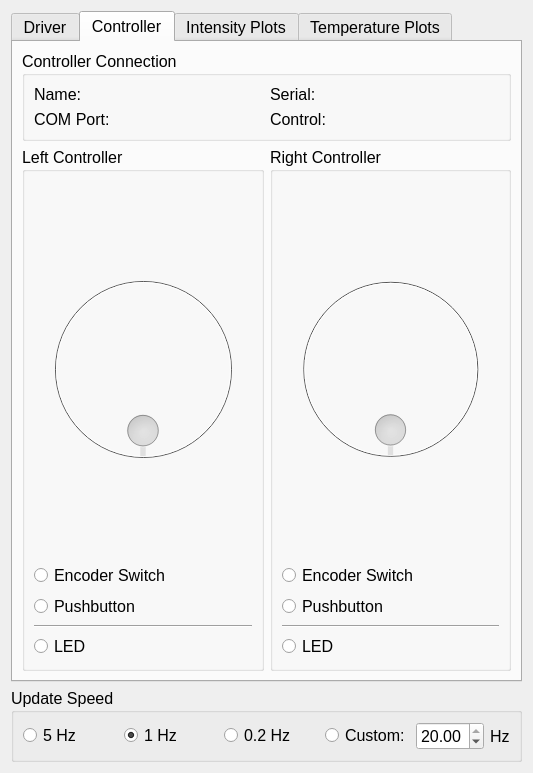
<?xml version="1.0" encoding="UTF-8"?>
<ui version="4.0">
 <class>Form</class>
 <widget class="QWidget" name="Form">
  <property name="geometry">
   <rect>
    <x>0</x>
    <y>0</y>
    <width>533</width>
    <height>714</height>
   </rect>
  </property>
  <property name="font">
   <font>
    <pointsize>12</pointsize>
   </font>
  </property>
  <property name="windowTitle">
   <string>Status</string>
  </property>
  <layout class="QGridLayout" name="gridLayout">
   <item row="0" column="0">
    <widget class="QTabWidget" name="main_tab">
     <property name="currentIndex">
      <number>1</number>
     </property>
     <widget class="QWidget" name="driver_tab">
      <attribute name="title">
       <string>Driver</string>
      </attribute>
      <layout class="QGridLayout" name="gridLayout_6">
       <item row="3" column="0" colspan="2">
        <spacer name="text_spacer">
         <property name="orientation">
          <enum>Qt::Vertical</enum>
         </property>
         <property name="sizeHint" stdset="0">
          <size>
           <width>20</width>
           <height>40</height>
          </size>
         </property>
        </spacer>
       </item>
       <item row="0" column="0" rowspan="2" colspan="2">
        <widget class="QGroupBox" name="text_driver_connection_box">
         <property name="font">
          <font>
           <pointsize>12</pointsize>
           <weight>50</weight>
           <italic>false</italic>
           <bold>false</bold>
           <underline>false</underline>
           <strikeout>false</strikeout>
          </font>
         </property>
         <property name="title">
          <string>Driver Connection</string>
         </property>
         <layout class="QGridLayout" name="gridLayout_9">
          <item row="0" column="1">
           <widget class="QLabel" name="text_serial_label">
            <property name="font">
             <font>
              <pointsize>12</pointsize>
              <weight>50</weight>
              <italic>false</italic>
              <bold>false</bold>
              <underline>false</underline>
              <strikeout>false</strikeout>
             </font>
            </property>
            <property name="toolTip">
             <string>Serial number of the selected LED driver</string>
            </property>
            <property name="text">
             <string>Serial: </string>
            </property>
           </widget>
          </item>
          <item row="0" column="0">
           <widget class="QLabel" name="text_name_label">
            <property name="font">
             <font>
              <pointsize>12</pointsize>
              <weight>50</weight>
              <italic>false</italic>
              <bold>false</bold>
              <underline>false</underline>
              <strikeout>false</strikeout>
             </font>
            </property>
            <property name="toolTip">
             <string>Name of the selected LED driver</string>
            </property>
            <property name="text">
             <string>Name: </string>
            </property>
           </widget>
          </item>
          <item row="1" column="0">
           <widget class="QLabel" name="text_com_port_label">
            <property name="font">
             <font>
              <pointsize>12</pointsize>
              <weight>50</weight>
              <italic>false</italic>
              <bold>false</bold>
              <underline>false</underline>
              <strikeout>false</strikeout>
             </font>
            </property>
            <property name="toolTip">
             <string>COM port the selected LED driver is using.</string>
            </property>
            <property name="text">
             <string>COM Port: </string>
            </property>
           </widget>
          </item>
          <item row="1" column="1">
           <widget class="QLabel" name="text_control_label">
            <property name="toolTip">
             <string>Whether the driver is being controlled mechnically or via software.</string>
            </property>
            <property name="text">
             <string>Control:</string>
            </property>
           </widget>
          </item>
         </layout>
        </widget>
       </item>
       <item row="2" column="0" colspan="2">
        <widget class="QFrame" name="frame">
         <property name="frameShape">
          <enum>QFrame::StyledPanel</enum>
         </property>
         <property name="frameShadow">
          <enum>QFrame::Raised</enum>
         </property>
         <layout class="QGridLayout" name="gridLayout_12" rowstretch="0,0,0,0,0">
          <property name="leftMargin">
           <number>0</number>
          </property>
          <property name="topMargin">
           <number>0</number>
          </property>
          <property name="rightMargin">
           <number>0</number>
          </property>
          <property name="bottomMargin">
           <number>0</number>
          </property>
          <item row="4" column="0">
           <widget class="QGroupBox" name="text_sync_box">
            <property name="font">
             <font>
              <pointsize>12</pointsize>
              <weight>50</weight>
              <bold>false</bold>
              <underline>false</underline>
             </font>
            </property>
            <property name="title">
             <string>Sync</string>
            </property>
            <layout class="QGridLayout" name="gridLayout_11">
             <item row="0" column="0">
              <widget class="QLabel" name="text_mode_label">
               <property name="font">
                <font>
                 <pointsize>12</pointsize>
                 <weight>50</weight>
                 <bold>false</bold>
                 <underline>false</underline>
                </font>
               </property>
               <property name="toolTip">
                <string>The type of sync currently selected.</string>
               </property>
               <property name="text">
                <string>Mode: </string>
               </property>
              </widget>
             </item>
             <item row="0" column="1">
              <widget class="QLabel" name="text_state_label">
               <property name="toolTip">
                <string>The state of the sync (Digital: HIGH or LOW, Confocal: Scanning or Standby, etc.)</string>
               </property>
               <property name="text">
                <string>State:</string>
               </property>
              </widget>
             </item>
            </layout>
           </widget>
          </item>
          <item row="3" column="0">
           <widget class="QGroupBox" name="text_temperature_box">
            <property name="font">
             <font>
              <pointsize>12</pointsize>
              <weight>50</weight>
              <bold>false</bold>
              <underline>false</underline>
             </font>
            </property>
            <property name="title">
             <string>Temperature</string>
            </property>
            <layout class="QGridLayout" name="gridLayout_8">
             <item row="0" column="0">
              <widget class="QLabel" name="text_temperature_board1_label">
               <property name="font">
                <font>
                 <pointsize>12</pointsize>
                 <weight>50</weight>
                 <bold>false</bold>
                 <underline>false</underline>
                </font>
               </property>
               <property name="toolTip">
                <string>Temperature of transistor used to regulate the LED current.</string>
               </property>
               <property name="text">
                <string>Board #1:</string>
               </property>
              </widget>
             </item>
             <item row="0" column="1">
              <widget class="QLabel" name="text_fan_board1_label">
               <property name="font">
                <font>
                 <pointsize>12</pointsize>
                 <weight>50</weight>
                 <bold>false</bold>
                 <underline>false</underline>
                </font>
               </property>
               <property name="toolTip">
                <string>Speed of the internal fan (0% = off, 100% = full speed)</string>
               </property>
               <property name="text">
                <string>Fan #1:</string>
               </property>
              </widget>
             </item>
             <item row="1" column="0">
              <widget class="QLabel" name="text_temperature_board2_label">
               <property name="font">
                <font>
                 <pointsize>12</pointsize>
                 <weight>50</weight>
                 <bold>false</bold>
                 <underline>false</underline>
                </font>
               </property>
               <property name="toolTip">
                <string>Temperature of the current sense resistors.</string>
               </property>
               <property name="text">
                <string>Board #2:</string>
               </property>
              </widget>
             </item>
             <item row="2" column="0">
              <widget class="QLabel" name="text_temperature_board3_label">
               <property name="font">
                <font>
                 <pointsize>12</pointsize>
                 <weight>50</weight>
                 <bold>false</bold>
                 <underline>false</underline>
                </font>
               </property>
               <property name="toolTip">
                <string>Temperature of the externally connected thermistor.</string>
               </property>
               <property name="text">
                <string>Board #3:</string>
               </property>
              </widget>
             </item>
             <item row="1" column="1">
              <widget class="QLabel" name="text_fan_board2_label">
               <property name="toolTip">
                <string>Speed of the external fan (0% = off, 100% = full speed)</string>
               </property>
               <property name="text">
                <string>Fan #2:</string>
               </property>
              </widget>
             </item>
             <item row="2" column="1">
              <widget class="QLabel" name="text_fan_board3_label">
               <property name="text">
                <string>Fan #3:</string>
               </property>
              </widget>
             </item>
            </layout>
           </widget>
          </item>
          <item row="2" column="0">
           <widget class="QGroupBox" name="text_led_box">
            <property name="font">
             <font>
              <pointsize>12</pointsize>
              <weight>50</weight>
              <bold>false</bold>
              <underline>false</underline>
             </font>
            </property>
            <property name="title">
             <string>LED</string>
            </property>
            <layout class="QGridLayout" name="gridLayout_18">
             <item row="0" column="0">
              <widget class="QGroupBox" name="text_led_board1_box">
               <property name="title">
                <string>Board #1</string>
               </property>
               <layout class="QGridLayout" name="gridLayout_7">
                <item row="0" column="0">
                 <widget class="QLabel" name="text_channel_name_board1_label">
                  <property name="font">
                   <font>
                    <pointsize>12</pointsize>
                    <weight>50</weight>
                    <bold>false</bold>
                    <underline>false</underline>
                   </font>
                  </property>
                  <property name="toolTip">
                   <string>The name of active LED channel</string>
                  </property>
                  <property name="text">
                   <string>Channel Name:</string>
                  </property>
                 </widget>
                </item>
                <item row="0" column="1">
                 <widget class="QLabel" name="text_channel_board1_label">
                  <property name="font">
                   <font>
                    <pointsize>12</pointsize>
                    <weight>50</weight>
                    <bold>false</bold>
                    <underline>false</underline>
                   </font>
                  </property>
                  <property name="toolTip">
                   <string>The number of active LED channel (1-4)</string>
                  </property>
                  <property name="text">
                   <string>Channel:</string>
                  </property>
                 </widget>
                </item>
                <item row="1" column="0">
                 <widget class="QLabel" name="text_current_board1_label">
                  <property name="font">
                   <font>
                    <pointsize>12</pointsize>
                    <weight>50</weight>
                    <bold>false</bold>
                    <underline>false</underline>
                   </font>
                  </property>
                  <property name="toolTip">
                   <string>The current output of the LED as a percent of the current limit for the LED.</string>
                  </property>
                  <property name="text">
                   <string>Current: </string>
                  </property>
                 </widget>
                </item>
                <item row="1" column="1">
                 <widget class="QLabel" name="text_pwm_board1_label">
                  <property name="font">
                   <font>
                    <pointsize>12</pointsize>
                    <weight>50</weight>
                    <bold>false</bold>
                    <underline>false</underline>
                   </font>
                  </property>
                  <property name="toolTip">
                   <string>The percent PWM modulation of the LED (0% = always off, 100% = always on)</string>
                  </property>
                  <property name="text">
                   <string>PWM: </string>
                  </property>
                 </widget>
                </item>
               </layout>
              </widget>
             </item>
             <item row="1" column="0">
              <widget class="QGroupBox" name="text_led_board2_box">
               <property name="title">
                <string>Board #2</string>
               </property>
               <layout class="QGridLayout" name="gridLayout_10">
                <item row="0" column="0">
                 <widget class="QLabel" name="text_channel_name_board2_label">
                  <property name="font">
                   <font>
                    <pointsize>12</pointsize>
                    <weight>50</weight>
                    <bold>false</bold>
                    <underline>false</underline>
                   </font>
                  </property>
                  <property name="toolTip">
                   <string>The name of active LED channel</string>
                  </property>
                  <property name="text">
                   <string>Channel Name:</string>
                  </property>
                 </widget>
                </item>
                <item row="0" column="1">
                 <widget class="QLabel" name="text_channel_board2_label">
                  <property name="font">
                   <font>
                    <pointsize>12</pointsize>
                    <weight>50</weight>
                    <bold>false</bold>
                    <underline>false</underline>
                   </font>
                  </property>
                  <property name="toolTip">
                   <string>The number of active LED channel (1-4)</string>
                  </property>
                  <property name="text">
                   <string>Channel:</string>
                  </property>
                 </widget>
                </item>
                <item row="1" column="0">
                 <widget class="QLabel" name="text_current_board2_label">
                  <property name="font">
                   <font>
                    <pointsize>12</pointsize>
                    <weight>50</weight>
                    <bold>false</bold>
                    <underline>false</underline>
                   </font>
                  </property>
                  <property name="toolTip">
                   <string>The current output of the LED as a percent of the current limit for the LED.</string>
                  </property>
                  <property name="text">
                   <string>Current: </string>
                  </property>
                 </widget>
                </item>
                <item row="1" column="1">
                 <widget class="QLabel" name="text_pwm_board2_label">
                  <property name="font">
                   <font>
                    <pointsize>12</pointsize>
                    <weight>50</weight>
                    <bold>false</bold>
                    <underline>false</underline>
                   </font>
                  </property>
                  <property name="toolTip">
                   <string>The percent PWM modulation of the LED (0% = always off, 100% = always on)</string>
                  </property>
                  <property name="text">
                   <string>PWM: </string>
                  </property>
                 </widget>
                </item>
               </layout>
              </widget>
             </item>
             <item row="2" column="0">
              <widget class="QGroupBox" name="text_led_board3_box">
               <property name="title">
                <string>Board #3</string>
               </property>
               <layout class="QGridLayout" name="gridLayout_15">
                <item row="0" column="0">
                 <widget class="QLabel" name="text_channel_name_board3_label">
                  <property name="font">
                   <font>
                    <pointsize>12</pointsize>
                    <weight>50</weight>
                    <bold>false</bold>
                    <underline>false</underline>
                   </font>
                  </property>
                  <property name="toolTip">
                   <string>The name of active LED channel</string>
                  </property>
                  <property name="text">
                   <string>Channel Name:</string>
                  </property>
                 </widget>
                </item>
                <item row="0" column="1">
                 <widget class="QLabel" name="text_channel_board3_label">
                  <property name="font">
                   <font>
                    <pointsize>12</pointsize>
                    <weight>50</weight>
                    <bold>false</bold>
                    <underline>false</underline>
                   </font>
                  </property>
                  <property name="toolTip">
                   <string>The number of active LED channel (1-4)</string>
                  </property>
                  <property name="text">
                   <string>Channel:</string>
                  </property>
                 </widget>
                </item>
                <item row="1" column="0">
                 <widget class="QLabel" name="text_current_board3_label">
                  <property name="font">
                   <font>
                    <pointsize>12</pointsize>
                    <weight>50</weight>
                    <bold>false</bold>
                    <underline>false</underline>
                   </font>
                  </property>
                  <property name="toolTip">
                   <string>The current output of the LED as a percent of the current limit for the LED.</string>
                  </property>
                  <property name="text">
                   <string>Current: </string>
                  </property>
                 </widget>
                </item>
                <item row="1" column="1">
                 <widget class="QLabel" name="text_pwm_board3_label">
                  <property name="font">
                   <font>
                    <pointsize>12</pointsize>
                    <weight>50</weight>
                    <bold>false</bold>
                    <underline>false</underline>
                   </font>
                  </property>
                  <property name="toolTip">
                   <string>The percent PWM modulation of the LED (0% = always off, 100% = always on)</string>
                  </property>
                  <property name="text">
                   <string>PWM: </string>
                  </property>
                 </widget>
                </item>
               </layout>
              </widget>
             </item>
            </layout>
           </widget>
          </item>
         </layout>
        </widget>
       </item>
      </layout>
     </widget>
     <widget class="QWidget" name="controler_tab">
      <attribute name="title">
       <string>Controller</string>
      </attribute>
      <layout class="QGridLayout" name="gridLayout_22">
       <item row="0" column="0" colspan="2">
        <widget class="QGroupBox" name="text_controller_connection_box">
         <property name="font">
          <font>
           <pointsize>12</pointsize>
           <weight>50</weight>
           <italic>false</italic>
           <bold>false</bold>
           <underline>false</underline>
           <strikeout>false</strikeout>
          </font>
         </property>
         <property name="title">
          <string>Controller Connection</string>
         </property>
         <layout class="QGridLayout" name="gridLayout_19">
          <item row="0" column="1">
           <widget class="QLabel" name="text_controller_serial_label">
            <property name="font">
             <font>
              <pointsize>12</pointsize>
              <weight>50</weight>
              <italic>false</italic>
              <bold>false</bold>
              <underline>false</underline>
              <strikeout>false</strikeout>
             </font>
            </property>
            <property name="toolTip">
             <string>Serial number of the selected LED driver</string>
            </property>
            <property name="text">
             <string>Serial: </string>
            </property>
           </widget>
          </item>
          <item row="0" column="0">
           <widget class="QLabel" name="text_controller_name_label">
            <property name="font">
             <font>
              <pointsize>12</pointsize>
              <weight>50</weight>
              <italic>false</italic>
              <bold>false</bold>
              <underline>false</underline>
              <strikeout>false</strikeout>
             </font>
            </property>
            <property name="toolTip">
             <string>Name of the selected LED driver</string>
            </property>
            <property name="text">
             <string>Name: </string>
            </property>
           </widget>
          </item>
          <item row="1" column="0">
           <widget class="QLabel" name="text_controller_com_port_label">
            <property name="font">
             <font>
              <pointsize>12</pointsize>
              <weight>50</weight>
              <italic>false</italic>
              <bold>false</bold>
              <underline>false</underline>
              <strikeout>false</strikeout>
             </font>
            </property>
            <property name="toolTip">
             <string>COM port the selected LED driver is using.</string>
            </property>
            <property name="text">
             <string>COM Port: </string>
            </property>
           </widget>
          </item>
          <item row="1" column="1">
           <widget class="QLabel" name="text_controller_control_label">
            <property name="toolTip">
             <string>Whether the driver is being controlled mechnically or via software.</string>
            </property>
            <property name="text">
             <string>Control:</string>
            </property>
           </widget>
          </item>
         </layout>
        </widget>
       </item>
       <item row="1" column="0">
        <widget class="QGroupBox" name="controller_left_box">
         <property name="title">
          <string>Left Controller</string>
         </property>
         <layout class="QGridLayout" name="gridLayout_20" rowstretch="10,0,0,0,0">
          <item row="0" column="0">
           <widget class="QDial" name="controller_left_dial">
            <property name="enabled">
             <bool>false</bool>
            </property>
            <property name="maximum">
             <number>255</number>
            </property>
            <property name="wrapping">
             <bool>true</bool>
            </property>
           </widget>
          </item>
          <item row="1" column="0">
           <widget class="QRadioButton" name="controller_left_switch_button">
            <property name="enabled">
             <bool>true</bool>
            </property>
            <property name="text">
             <string>Encoder Switch</string>
            </property>
            <property name="checkable">
             <bool>true</bool>
            </property>
            <property name="autoExclusive">
             <bool>false</bool>
            </property>
           </widget>
          </item>
          <item row="2" column="0">
           <widget class="QRadioButton" name="controller_left_button_button">
            <property name="enabled">
             <bool>true</bool>
            </property>
            <property name="text">
             <string>Pushbutton</string>
            </property>
            <property name="checkable">
             <bool>true</bool>
            </property>
            <property name="autoExclusive">
             <bool>false</bool>
            </property>
           </widget>
          </item>
          <item row="3" column="0">
           <widget class="Line" name="controller_left_line">
            <property name="orientation">
             <enum>Qt::Horizontal</enum>
            </property>
           </widget>
          </item>
          <item row="4" column="0">
           <widget class="QRadioButton" name="controller_left_led_button">
            <property name="enabled">
             <bool>true</bool>
            </property>
            <property name="text">
             <string>LED</string>
            </property>
            <property name="checkable">
             <bool>true</bool>
            </property>
            <property name="autoExclusive">
             <bool>false</bool>
            </property>
           </widget>
          </item>
         </layout>
        </widget>
       </item>
       <item row="1" column="1">
        <widget class="QGroupBox" name="controller_right_box">
         <property name="title">
          <string>Right Controller</string>
         </property>
         <layout class="QGridLayout" name="gridLayout_21" rowstretch="10,0,0,0,0">
          <item row="0" column="0">
           <widget class="QDial" name="controller_right_dial">
            <property name="enabled">
             <bool>false</bool>
            </property>
            <property name="maximum">
             <number>255</number>
            </property>
            <property name="wrapping">
             <bool>true</bool>
            </property>
           </widget>
          </item>
          <item row="1" column="0">
           <widget class="QRadioButton" name="controller_right_switch_button">
            <property name="enabled">
             <bool>true</bool>
            </property>
            <property name="text">
             <string>Encoder Switch</string>
            </property>
            <property name="checkable">
             <bool>true</bool>
            </property>
            <property name="checked">
             <bool>false</bool>
            </property>
            <property name="autoExclusive">
             <bool>false</bool>
            </property>
           </widget>
          </item>
          <item row="2" column="0">
           <widget class="QRadioButton" name="controller_right_button_button">
            <property name="enabled">
             <bool>true</bool>
            </property>
            <property name="text">
             <string>Pushbutton</string>
            </property>
            <property name="checkable">
             <bool>true</bool>
            </property>
            <property name="autoExclusive">
             <bool>false</bool>
            </property>
           </widget>
          </item>
          <item row="3" column="0">
           <widget class="Line" name="controller_right_line">
            <property name="orientation">
             <enum>Qt::Horizontal</enum>
            </property>
           </widget>
          </item>
          <item row="4" column="0">
           <widget class="QRadioButton" name="controller_right_led_button">
            <property name="enabled">
             <bool>true</bool>
            </property>
            <property name="text">
             <string>LED</string>
            </property>
            <property name="checkable">
             <bool>true</bool>
            </property>
            <property name="autoExclusive">
             <bool>false</bool>
            </property>
           </widget>
          </item>
         </layout>
        </widget>
       </item>
      </layout>
     </widget>
     <widget class="QWidget" name="intensity_tab">
      <property name="contextMenuPolicy">
       <enum>Qt::CustomContextMenu</enum>
      </property>
      <attribute name="title">
       <string>Intensity Plots</string>
      </attribute>
      <layout class="QGridLayout" name="gridLayout_4">
       <item row="0" column="0">
        <widget class="QGroupBox" name="graph_intensity_pwm_box">
         <property name="toolTip">
          <string>Plot of driver LED PWM as a % of total PWM (0% = always off, 100% = always on)</string>
         </property>
         <property name="title">
          <string>LED Intensity: PWM</string>
         </property>
         <layout class="QGridLayout" name="gridLayout_3">
          <property name="leftMargin">
           <number>9</number>
          </property>
          <property name="topMargin">
           <number>9</number>
          </property>
          <property name="rightMargin">
           <number>9</number>
          </property>
          <property name="bottomMargin">
           <number>9</number>
          </property>
          <item row="0" column="0">
           <widget class="PlotWidget" name="graph_intensity_pwm">
            <property name="toolTip">
             <string>Plot of driver LED PWM as a % of total PWM (0% = always off, 100% = always on)</string>
            </property>
           </widget>
          </item>
         </layout>
        </widget>
       </item>
       <item row="1" column="0">
        <widget class="QGroupBox" name="graph_intensity_current_box">
         <property name="toolTip">
          <string>Plot of current output of the LED as a percent of the current limit for the LED.</string>
         </property>
         <property name="title">
          <string>LED Intensity: Current</string>
         </property>
         <layout class="QGridLayout" name="gridLayout_5">
          <property name="leftMargin">
           <number>9</number>
          </property>
          <property name="rightMargin">
           <number>9</number>
          </property>
          <property name="bottomMargin">
           <number>9</number>
          </property>
          <item row="0" column="0">
           <widget class="PlotWidget" name="graph_intensity_current">
            <property name="toolTip">
             <string>Plot of current output of the LED as a percent of the current limit for the LED.</string>
            </property>
           </widget>
          </item>
         </layout>
        </widget>
       </item>
      </layout>
     </widget>
     <widget class="QWidget" name="temperature_tab">
      <attribute name="title">
       <string>Temperature Plots</string>
      </attribute>
      <layout class="QGridLayout" name="gridLayout_2">
       <item row="1" column="0">
        <widget class="QGroupBox" name="temperature_board2_box">
         <property name="toolTip">
          <string>Plot of temperature of the current sense resistors.</string>
         </property>
         <property name="title">
          <string>Temperature: Board #2</string>
         </property>
         <layout class="QGridLayout" name="gridLayout_14">
          <item row="0" column="0">
           <widget class="PlotWidget" name="graph_temperature_board2">
            <property name="toolTip">
             <string>Plot of temperature of the current sense resistors.</string>
            </property>
           </widget>
          </item>
         </layout>
        </widget>
       </item>
       <item row="2" column="0">
        <widget class="QGroupBox" name="temperature_board3_box">
         <property name="toolTip">
          <string>Plot of temperature of external thermistor.</string>
         </property>
         <property name="title">
          <string>Temperature: Board #3</string>
         </property>
         <layout class="QGridLayout" name="gridLayout_16">
          <item row="0" column="0">
           <widget class="PlotWidget" name="graph_temperature_board3">
            <property name="toolTip">
             <string>Plot of temperature of external thermistor.</string>
            </property>
           </widget>
          </item>
         </layout>
        </widget>
       </item>
       <item row="0" column="0">
        <widget class="QGroupBox" name="temperature_board1_box">
         <property name="toolTip">
          <string>Plot of temperature of transistor used to regulate the LED current.</string>
         </property>
         <property name="title">
          <string>Temperature: Board #1</string>
         </property>
         <layout class="QGridLayout" name="gridLayout_13">
          <item row="0" column="0">
           <widget class="PlotWidget" name="graph_temperature_board1">
            <property name="toolTip">
             <string>Plot of temperature of transistor used to regulate the LED current.</string>
            </property>
           </widget>
          </item>
         </layout>
        </widget>
       </item>
      </layout>
     </widget>
    </widget>
   </item>
   <item row="1" column="0">
    <widget class="QGroupBox" name="graph_update_box_0">
     <property name="toolTip">
      <string>Set the refresh rate of the status window.  Slower refresh rates will have greater precision.</string>
     </property>
     <property name="title">
      <string>Update Speed</string>
     </property>
     <layout class="QGridLayout" name="gridLayout_17" columnstretch="20,20,20,0,0,0">
      <item row="0" column="5">
       <widget class="QLabel" name="graph_custom_update_label">
        <property name="text">
         <string>Hz</string>
        </property>
       </widget>
      </item>
      <item row="0" column="4">
       <widget class="QDoubleSpinBox" name="graph_custom_update_spinbox">
        <property name="toolTip">
         <string>Set the custom status window update rate (0.01 to 10 Hz)</string>
        </property>
        <property name="minimum">
         <double>0.010000000000000</double>
        </property>
        <property name="maximum">
         <double>20.000000000000000</double>
        </property>
        <property name="value">
         <double>20.000000000000000</double>
        </property>
       </widget>
      </item>
      <item row="0" column="2">
       <widget class="QRadioButton" name="graph_slow_update_button">
        <property name="toolTip">
         <string>Update the status window at 0.2 Hz</string>
        </property>
        <property name="text">
         <string>0.2 Hz</string>
        </property>
       </widget>
      </item>
      <item row="0" column="0">
       <widget class="QRadioButton" name="graph_fast_update_button">
        <property name="toolTip">
         <string>Update the status window at 5 Hz</string>
        </property>
        <property name="text">
         <string>5 Hz</string>
        </property>
       </widget>
      </item>
      <item row="0" column="1">
       <widget class="QRadioButton" name="graph_normal_update_button">
        <property name="toolTip">
         <string>Update the status window at 1 Hz</string>
        </property>
        <property name="text">
         <string>1 Hz</string>
        </property>
        <property name="checked">
         <bool>true</bool>
        </property>
       </widget>
      </item>
      <item row="0" column="3">
       <widget class="QRadioButton" name="graph_custom_update_button">
        <property name="toolTip">
         <string>Update the status window at a custom rate (0.01 - 10 Hz)</string>
        </property>
        <property name="text">
         <string>Custom:</string>
        </property>
       </widget>
      </item>
     </layout>
    </widget>
   </item>
  </layout>
 </widget>
 <customwidgets>
  <customwidget>
   <class>PlotWidget</class>
   <extends>QGraphicsView</extends>
   <header>pyqtgraph</header>
  </customwidget>
 </customwidgets>
 <resources/>
 <connections/>
</ui>
